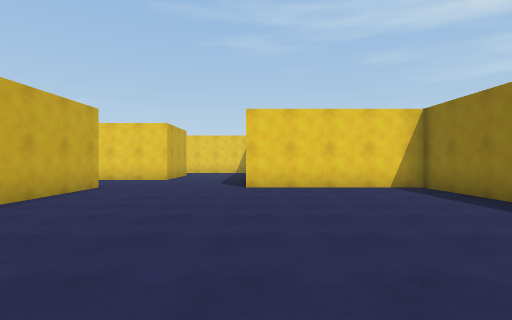
view 1 (above)

17 first-person views from a walk through a 3-D level made in the Unity game engine. The camera is 1.4 m above the floor, looks level and sees 80° across. The floor is counted in squares, 2 m on a side. Each view is taken from the middle of a square. On the plan, view 1 faces up. The plan holds only what a view shows up to about 10 squares ahead; the rest is blank. The place goes on beyond the plan. The player character is not drawn.

view 2
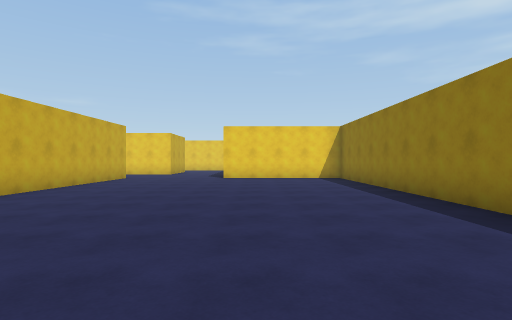

view 3
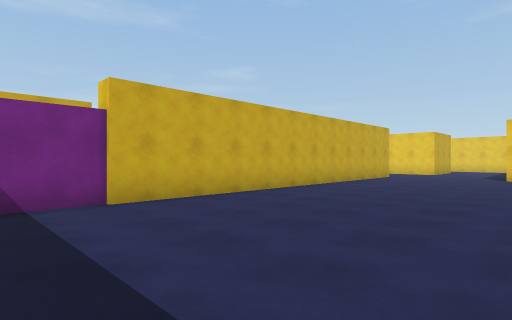

view 4
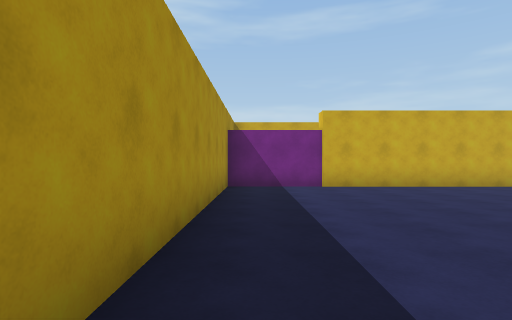

view 5
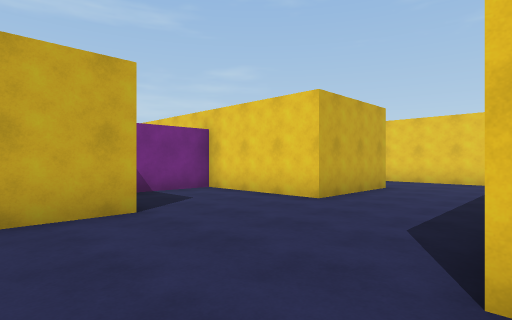

view 6
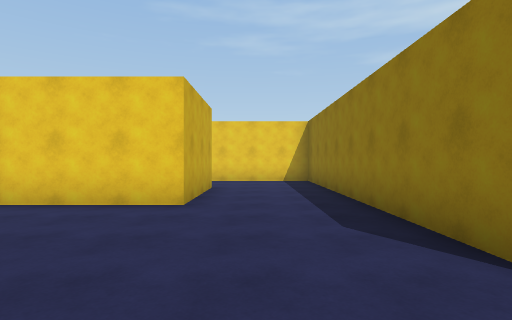

view 7
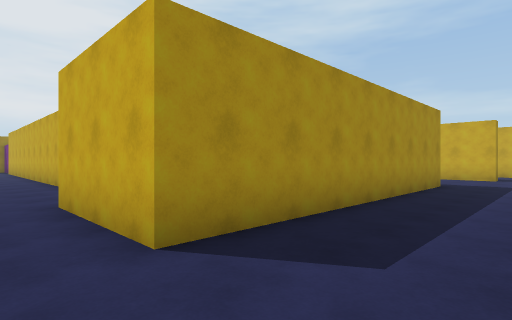

view 8
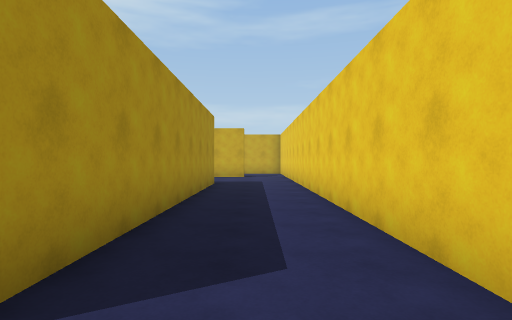

view 9
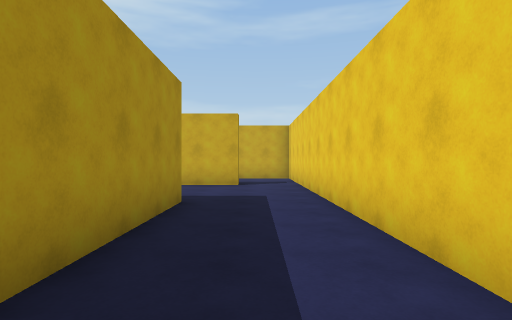

view 10
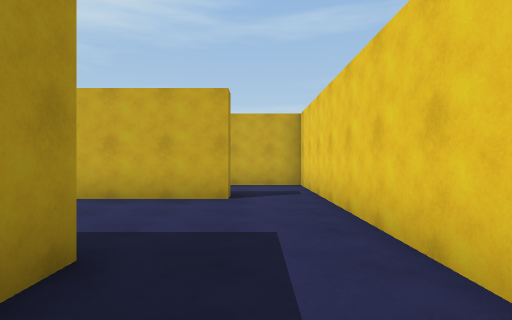

view 11
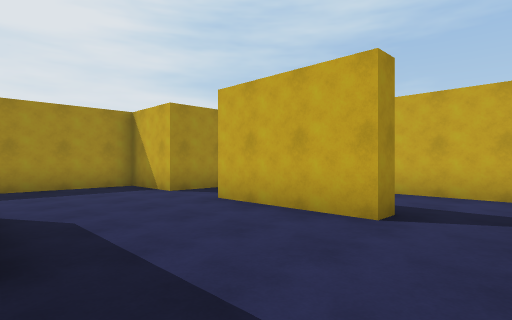

view 12
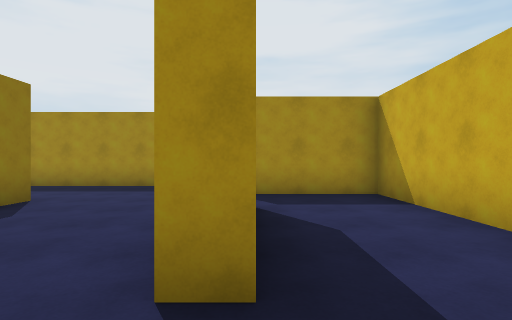

view 13
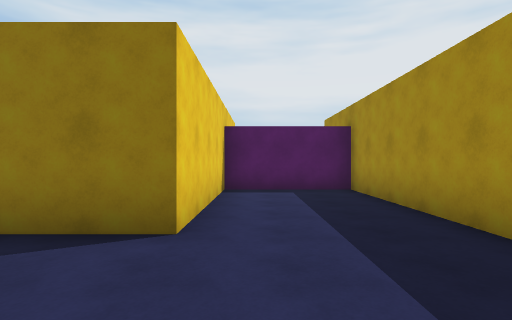

view 14
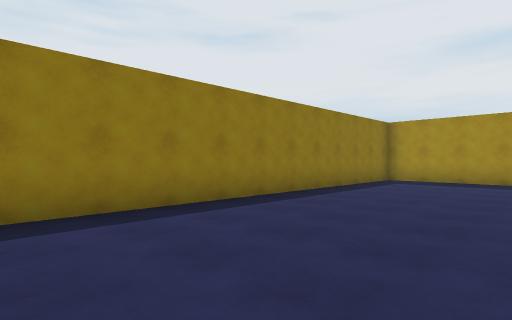

view 15
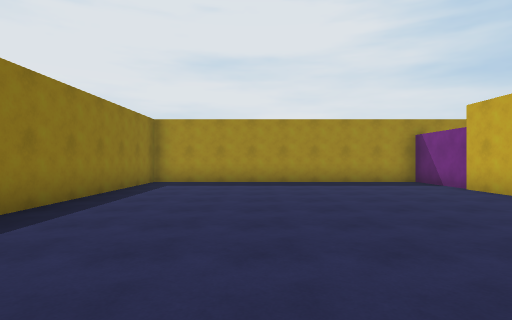

view 16
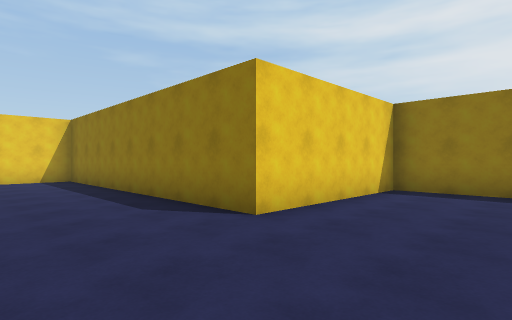

view 17
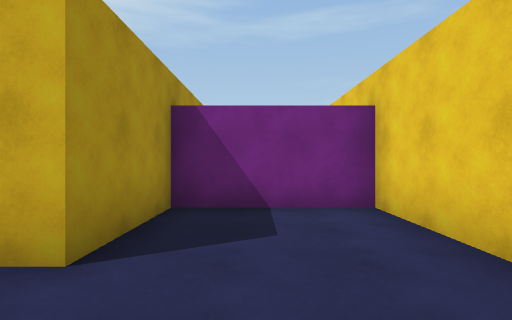

### Floor plan
Points are (right, up) in squares from view 1. A wall is a line through its corners. A room is listed if a view was taken in it or the views show most of it. See-through windows are left out.
Room 1 (views 1, 2, 3, 4, 5, 6, 7, 8, 9, 10, 11, 13, 14, 15, 16, 17)
walls: (-11.1, 13.8) (-3.1, 13.8) (-3.1, 10.8) (-6.5, 10.8) (-6.5, 7.8) (-4, 7.8) (-4, -5.7) (4.2, -5.7) (4.2, 7.7) (-0.2, 7.7) (-0.2, 16.3) (-14.5, 16.3); (-14.5, 9.8) (-14.5, 7.8) (-6.8, 7.8) (-6.8, 10.8) (-11.1, 10.8) (-11.1, 12.5); (-14.5, 14.5) (-14.5, 11.5)
ways out: opening at (-15, 10.5) to room 2; opening at (-15, 15.5) to room 2
Room 2 (view 12)
walls: (-15, 14.5) (-14.5, 14.5); (-14.5, 16.3) (-17.5, 16.3) (-17.5, 9.8) (-14.5, 9.8)
ways out: opening at (-15, 10.5) to room 1; opening at (-15, 15.5) to room 1

Positions as (right, up) in squares from view 1, and headings:
1: (0, 0), facing up
2: (1, -4), facing up
3: (1, -5), facing up-left
4: (4, -5), facing left
5: (0, 6), facing up-left
6: (-2, 6), facing up
7: (-2, 16), facing down-left
8: (-2, 15), facing left
9: (-6, 15), facing left
10: (-9, 15), facing left
11: (-11, 16), facing down-left
12: (-15, 16), facing down
13: (-14, 10), facing right
14: (0, 5), facing down-right
15: (1, 4), facing down
16: (-3, 5), facing up-right
17: (-2, 9), facing left
